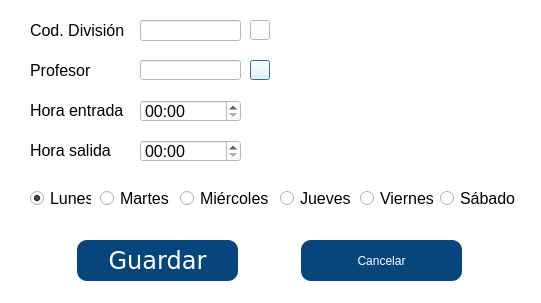
<?xml version="1.0" encoding="UTF-8"?>
<ui version="4.0">
 <class>Dialog</class>
 <widget class="QDialog" name="Dialog">
  <property name="windowModality">
   <enum>Qt::WindowModal</enum>
  </property>
  <property name="geometry">
   <rect>
    <x>0</x>
    <y>0</y>
    <width>541</width>
    <height>303</height>
   </rect>
  </property>
  <property name="minimumSize">
   <size>
    <width>541</width>
    <height>303</height>
   </size>
  </property>
  <property name="maximumSize">
   <size>
    <width>541</width>
    <height>303</height>
   </size>
  </property>
  <property name="windowTitle">
   <string>Clase</string>
  </property>
  <property name="styleSheet">
   <string notr="true">background-color: rgb(255, 255, 255);</string>
  </property>
  <property name="modal">
   <bool>true</bool>
  </property>
  <widget class="QLabel" name="label_3">
   <property name="geometry">
    <rect>
     <x>30</x>
     <y>100</y>
     <width>101</width>
     <height>21</height>
    </rect>
   </property>
   <property name="font">
    <font>
     <family>Tahoma</family>
     <pointsize>12</pointsize>
    </font>
   </property>
   <property name="text">
    <string>Hora entrada</string>
   </property>
  </widget>
  <widget class="QLineEdit" name="tx_dni_profesor">
   <property name="geometry">
    <rect>
     <x>140</x>
     <y>60</y>
     <width>101</width>
     <height>20</height>
    </rect>
   </property>
   <property name="font">
    <font>
     <family>Tahoma</family>
     <pointsize>12</pointsize>
    </font>
   </property>
   <property name="text">
    <string/>
   </property>
  </widget>
  <widget class="QLabel" name="label">
   <property name="geometry">
    <rect>
     <x>30</x>
     <y>20</y>
     <width>101</width>
     <height>21</height>
    </rect>
   </property>
   <property name="font">
    <font>
     <family>Tahoma</family>
     <pointsize>12</pointsize>
    </font>
   </property>
   <property name="text">
    <string>Cod. División</string>
   </property>
  </widget>
  <widget class="QLineEdit" name="tx_codigo_division">
   <property name="geometry">
    <rect>
     <x>140</x>
     <y>20</y>
     <width>101</width>
     <height>21</height>
    </rect>
   </property>
   <property name="font">
    <font>
     <family>Tahoma</family>
     <pointsize>12</pointsize>
    </font>
   </property>
   <property name="inputMask">
    <string/>
   </property>
   <property name="text">
    <string/>
   </property>
  </widget>
  <widget class="QLabel" name="label_2">
   <property name="geometry">
    <rect>
     <x>30</x>
     <y>60</y>
     <width>61</width>
     <height>21</height>
    </rect>
   </property>
   <property name="font">
    <font>
     <family>Tahoma</family>
     <pointsize>12</pointsize>
    </font>
   </property>
   <property name="text">
    <string>Profesor</string>
   </property>
  </widget>
  <widget class="QLabel" name="label_4">
   <property name="geometry">
    <rect>
     <x>30</x>
     <y>140</y>
     <width>101</width>
     <height>21</height>
    </rect>
   </property>
   <property name="font">
    <font>
     <family>Tahoma</family>
     <pointsize>12</pointsize>
    </font>
   </property>
   <property name="text">
    <string>Hora salida</string>
   </property>
  </widget>
  <widget class="QRadioButton" name="bt_lunes">
   <property name="geometry">
    <rect>
     <x>30</x>
     <y>190</y>
     <width>61</width>
     <height>17</height>
    </rect>
   </property>
   <property name="font">
    <font>
     <family>Tahoma</family>
     <pointsize>12</pointsize>
    </font>
   </property>
   <property name="text">
    <string>Lunes</string>
   </property>
   <property name="checked">
    <bool>true</bool>
   </property>
  </widget>
  <widget class="QRadioButton" name="bt_martes">
   <property name="geometry">
    <rect>
     <x>100</x>
     <y>190</y>
     <width>71</width>
     <height>17</height>
    </rect>
   </property>
   <property name="font">
    <font>
     <family>Tahoma</family>
     <pointsize>12</pointsize>
    </font>
   </property>
   <property name="text">
    <string>Martes</string>
   </property>
  </widget>
  <widget class="QRadioButton" name="bt_miercoles">
   <property name="geometry">
    <rect>
     <x>180</x>
     <y>190</y>
     <width>91</width>
     <height>17</height>
    </rect>
   </property>
   <property name="font">
    <font>
     <family>Tahoma</family>
     <pointsize>12</pointsize>
    </font>
   </property>
   <property name="text">
    <string>Miércoles</string>
   </property>
  </widget>
  <widget class="QRadioButton" name="bt_jueves">
   <property name="geometry">
    <rect>
     <x>280</x>
     <y>190</y>
     <width>71</width>
     <height>17</height>
    </rect>
   </property>
   <property name="font">
    <font>
     <family>Tahoma</family>
     <pointsize>12</pointsize>
    </font>
   </property>
   <property name="text">
    <string>Jueves</string>
   </property>
  </widget>
  <widget class="QRadioButton" name="bt_viernes">
   <property name="geometry">
    <rect>
     <x>360</x>
     <y>190</y>
     <width>81</width>
     <height>17</height>
    </rect>
   </property>
   <property name="font">
    <font>
     <family>Tahoma</family>
     <pointsize>12</pointsize>
    </font>
   </property>
   <property name="text">
    <string>Viernes</string>
   </property>
  </widget>
  <widget class="QRadioButton" name="bt_sabado">
   <property name="geometry">
    <rect>
     <x>440</x>
     <y>190</y>
     <width>81</width>
     <height>17</height>
    </rect>
   </property>
   <property name="font">
    <font>
     <family>Tahoma</family>
     <pointsize>12</pointsize>
    </font>
   </property>
   <property name="text">
    <string>Sábado</string>
   </property>
  </widget>
  <widget class="QLabel" name="lb_division">
   <property name="geometry">
    <rect>
     <x>270</x>
     <y>22</y>
     <width>261</width>
     <height>20</height>
    </rect>
   </property>
   <property name="font">
    <font>
     <family>Tahoma</family>
     <pointsize>12</pointsize>
    </font>
   </property>
   <property name="text">
    <string/>
   </property>
  </widget>
  <widget class="QLabel" name="lb_profesor">
   <property name="geometry">
    <rect>
     <x>270</x>
     <y>60</y>
     <width>261</width>
     <height>20</height>
    </rect>
   </property>
   <property name="font">
    <font>
     <family>Tahoma</family>
     <pointsize>12</pointsize>
    </font>
   </property>
   <property name="text">
    <string/>
   </property>
  </widget>
  <widget class="QPushButton" name="bt_profesor">
   <property name="geometry">
    <rect>
     <x>250</x>
     <y>60</y>
     <width>20</width>
     <height>20</height>
    </rect>
   </property>
   <property name="font">
    <font>
     <family>MS Shell Dlg 2</family>
     <pointsize>16</pointsize>
     <weight>50</weight>
     <italic>false</italic>
     <bold>false</bold>
    </font>
   </property>
   <property name="styleSheet">
    <string notr="true">background-color: rgb(255, 255, 255);
font: 16pt &quot;MS Shell Dlg 2&quot;;</string>
   </property>
   <property name="text">
    <string/>
   </property>
   <property name="icon">
    <iconset>
     <normaloff>../../lupa.png</normaloff>../../lupa.png</iconset>
   </property>
   <property name="autoDefault">
    <bool>true</bool>
   </property>
   <property name="flat">
    <bool>false</bool>
   </property>
  </widget>
  <widget class="QPushButton" name="bt_division">
   <property name="geometry">
    <rect>
     <x>250</x>
     <y>20</y>
     <width>20</width>
     <height>20</height>
    </rect>
   </property>
   <property name="maximumSize">
    <size>
     <width>16777215</width>
     <height>16777208</height>
    </size>
   </property>
   <property name="font">
    <font>
     <family>MS Shell Dlg 2</family>
     <pointsize>16</pointsize>
     <weight>50</weight>
     <italic>false</italic>
     <bold>false</bold>
    </font>
   </property>
   <property name="styleSheet">
    <string notr="true">background-color: rgb(255, 255, 255);
font: 16pt &quot;MS Shell Dlg 2&quot;;</string>
   </property>
   <property name="text">
    <string/>
   </property>
   <property name="icon">
    <iconset>
     <normaloff>../../lupa.png</normaloff>../../lupa.png</iconset>
   </property>
   <property name="autoDefault">
    <bool>true</bool>
   </property>
   <property name="flat">
    <bool>false</bool>
   </property>
  </widget>
  <widget class="QTimeEdit" name="tx_salida">
   <property name="geometry">
    <rect>
     <x>140</x>
     <y>140</y>
     <width>101</width>
     <height>22</height>
    </rect>
   </property>
   <property name="font">
    <font>
     <family>Tahoma</family>
     <pointsize>12</pointsize>
    </font>
   </property>
   <property name="displayFormat">
    <string>hh:mm</string>
   </property>
   <property name="calendarPopup">
    <bool>false</bool>
   </property>
  </widget>
  <widget class="QWidget" name="horizontalLayoutWidget">
   <property name="geometry">
    <rect>
     <x>20</x>
     <y>240</y>
     <width>501</width>
     <height>41</height>
    </rect>
   </property>
   <layout class="QHBoxLayout" name="horizontalLayout">
    <item>
     <widget class="QPushButton" name="bt_guardar">
      <property name="maximumSize">
       <size>
        <width>161</width>
        <height>41</height>
       </size>
      </property>
      <property name="font">
       <font>
        <family>Verdana</family>
        <pointsize>18</pointsize>
        <weight>50</weight>
        <italic>false</italic>
        <bold>false</bold>
       </font>
      </property>
      <property name="focusPolicy">
       <enum>Qt::NoFocus</enum>
      </property>
      <property name="styleSheet">
       <string notr="true">background-color: rgb(7, 70, 124);
font: 18pt &quot;Verdana&quot;;
border-radius: 10px;
color: rgb(255, 255, 255);</string>
      </property>
      <property name="text">
       <string>Guardar</string>
      </property>
     </widget>
    </item>
    <item>
     <widget class="QPushButton" name="bt_cancelar">
      <property name="maximumSize">
       <size>
        <width>161</width>
        <height>41</height>
       </size>
      </property>
      <property name="focusPolicy">
       <enum>Qt::NoFocus</enum>
      </property>
      <property name="styleSheet">
       <string notr="true">background-color: rgb(7, 70, 124);
font: 18pt &quot;Verdana&quot;;
border-radius: 10px;
color: rgb(255, 255, 255);</string>
      </property>
      <property name="text">
       <string>Cancelar</string>
      </property>
     </widget>
    </item>
   </layout>
  </widget>
  <widget class="QTimeEdit" name="tx_entrada">
   <property name="geometry">
    <rect>
     <x>140</x>
     <y>100</y>
     <width>101</width>
     <height>22</height>
    </rect>
   </property>
   <property name="font">
    <font>
     <family>Tahoma</family>
     <pointsize>12</pointsize>
    </font>
   </property>
   <property name="displayFormat">
    <string>hh:mm</string>
   </property>
   <property name="calendarPopup">
    <bool>false</bool>
   </property>
  </widget>
 </widget>
 <tabstops>
  <tabstop>tx_codigo_division</tabstop>
  <tabstop>tx_dni_profesor</tabstop>
 </tabstops>
 <resources/>
 <connections/>
</ui>
